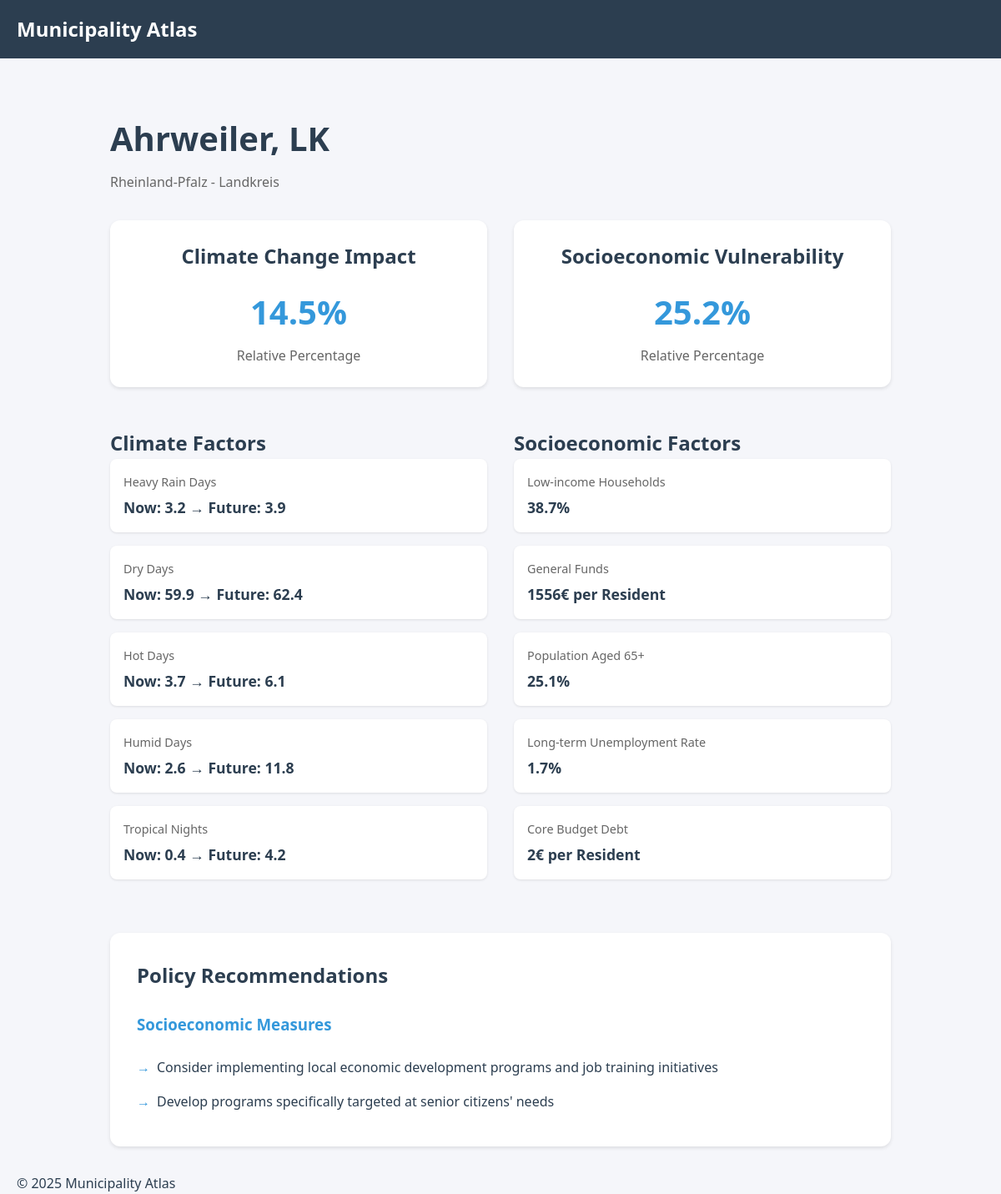
Screenshot of /district/Ahrweiler, LK with the database file from the repository.
### app/models.py (models this page shows)
class District(db.Model):
    id = db.Column(db.Integer, primary_key=True)
    kommune = db.Column(db.String(100), nullable=False)
    bundesland = db.Column(db.String(100))
    low_income = db.Column(db.Float)
    general_funds = db.Column(db.Float)
    elderly_percentage = db.Column(db.Float)
    long_term_unemployment = db.Column(db.Float)
    debt = db.Column(db.Float)
    admin_type = db.Column(db.String(100))
    socioeconomic_vulnerability = db.Column(db.Float)
    heavy_rain_current = db.Column(db.Float)
    heavy_rain_future = db.Column(db.Float)
    dry_days_current = db.Column(db.Float)
    dry_days_future = db.Column(db.Float)
    hot_days_current = db.Column(db.Float)
    hot_days_future = db.Column(db.Float)
    humid_days_current = db.Column(db.Float)
    humid_days_future = db.Column(db.Float)
    tropical_nights_current = db.Column(db.Float)
    tropical_nights_future = db.Column(db.Float)
    climate_vulnerability = db.Column(db.Float)

### app/routes.py (the view)
@main.route('/district/<kommune>')
def district_details(kommune):
    district = District.query.filter_by(kommune=kommune).first_or_404()
    socio_percentile = District.query.filter(
        District.socioeconomic_vulnerability < district.socioeconomic_vulnerability
    ).count() / District.query.count() * 100
    climate_percentile = District.query.filter(
        District.climate_vulnerability < district.climate_vulnerability
    ).count() / District.query.count() * 100
    recommendations = get_policy_recommendations(district)
    return render_template('district.html',
                         district=district,
                         socio_percentile=socio_percentile,
                         climate_percentile=climate_percentile,
                         recommendations=recommendations)

### app/templates/district.html (shortened to what this page needs)
{% extends "base.html" %}
{% block content %}
<div class="district-container">
    <h1>{{ district.kommune }}</h1>
    <p class="subtitle">{{ district.bundesland }} - {{ district.admin_type }}</p>
    <div class="vulnerability-indices">
        <div class="index-card">
            <h2>Climate Change Impact</h2>
            <div class="percentile">
                <span class="number">{{ "%.1f"|format(climate_percentile) }}%</span>
                <span class="label">Relative Percentage</span>
            </div>
        </div>
        <div class="index-card">
            <h2>Socioeconomic Vulnerability</h2>
            <div class="percentile">
                <span class="number">{{ "%.1f"|format(socio_percentile) }}%</span>
                <span class="label">Relative Percentage</span>
            </div>
        </div>
    </div>
    <div class="data-grid">
        <div class="climate-data">
            <h2>Climate Factors</h2>
            <div class="data-item">
                <span class="label">Heavy Rain Days</span>
                <span class="value">
                    Now: {{ "%.1f"|format(district.heavy_rain_current) }}
                    → Future: {{ "%.1f"|format(district.heavy_rain_current + district.heavy_rain_future) }}
                </span>
            </div>
            <div class="data-item">
                <span class="label">Dry Days</span>
                <span class="value">
                    Now: {{ "%.1f"|format(district.dry_days_current) }}
                    → Future: {{ "%.1f"|format(district.dry_days_current + district.dry_days_future) }}
                </span>
            </div>
            <div class="data-item">
                <span class="label">Hot Days</span>
                <span class="value">
                    Now: {{ "%.1f"|format(district.hot_days_current) }}
                    → Future: {{ "%.1f"|format(district.hot_days_current + district.hot_days_future) }}
                </span>
            </div>
            <div class="data-item">
                <span class="label">Humid Days</span>
                <span class="value">
                    Now: {{ "%.1f"|format(district.humid_days_current) }}
                    → Future: {{ "%.1f"|format(district.humid_days_current + district.humid_days_future) }}
                </span>
            </div>
            <div class="data-item">
                <span class="label">Tropical Nights</span>
                <span class="value">
                    Now: {{ "%.1f"|format(0.4) }}
                    → Future: {{ "%.1f"|format(0.4 + 3.8) }}
                </span>
            </div>
        </div>
        <div class="socioeconomic-data">
            <h2>Socioeconomic Factors</h2>
            <div class="data-item">
                <span class="label">Low-income Households</span>
                <span class="value">{{ "%.1f"|format(district.low_income) }}%</span>
            </div>
            <div class="data-item">
                <span class="label">General Funds</span>
                <span class="value">{{ "%.0f"|format(1556) }}€ per Resident</span>
            </div>
            <div class="data-item">
                <span class="label">Population Aged 65+</span>
                <span class="value">{{ "%.1f"|format(district.elderly_percentage) }}%</span>
            </div>
            <div class="data-item">
                <span class="label">Long-term Unemployment Rate</span>
                <span class="value">{{ "%.1f"|format(district.long_term_unemployment) }}%</span>
            </div>
            <div class="data-item">
                <span class="label">Core Budget Debt</span>
                <span class="value">{{ "%.0f"|format(district.debt) }}€ per Resident</span>
            </div>
        </div>
    </div>
    {% if recommendations %}
    <div class="recommendations">
        <h2>Policy Recommendations</h2>
        {% if recommendations.socioeconomic %}
        <div class="recommendation-section">
            <h3>Socioeconomic Measures</h3>
            <ul>
                {% for rec in recommendations.socioeconomic %}
                <li>{{ rec }}</li>
                {% endfor %}
            </ul>
        </div>
        {% endif %}
    </div>
    {% endif %}
</div>
{% endblock %}

### app/templates/base.html (shortened to what this page needs)
<!DOCTYPE html>
<html lang="en">
<head>
    <link rel="stylesheet" href="{{ url_for('static', filename='css/style.css') }}">
</head>
<body>
    <nav>
        <div class="container">
            <a href="/" class="logo">Municipality Atlas</a>
        </div>
    </nav>
    <main class="container">
        {% block content %}{% endblock %}
    </main>
    <footer>
        <div class="container">
            <p>&copy; 2025 Municipality Atlas</p>
        </div>
    </footer>
</body>
</html>

### app/static/css/style.css (style rules this page uses)
:root { --primary-color: #2C3E50; --secondary-color: #3498DB; --background-color: #F5F6FA; --text-color: #2C3E50; --border-color: #E0E0E0; --card-background: #FFFFFF; --success-color: #2ECC71; --warning-color: #F1C40F; }
* { margin: 0; padding: 0; box-sizing: border-box; }
body { font-family: 'Segoe UI', Tahoma, Geneva, Verdana, sans-serif; line-height: 1.6; color: var(--text-color); background-color: var(--background-color); }
.container { max-width: 1200px; margin: 0 auto; padding: 0 20px; }
nav { background-color: var(--primary-color); padding: 1rem 0; margin-bottom: 2rem; }
.logo { color: white; text-decoration: none; font-size: 1.5rem; font-weight: bold; }
.district-container { max-width: 1000px; margin: 0 auto; padding: 2rem; }
.district-container h1 { font-size: 2.5rem; margin-bottom: 0.5rem; }
.subtitle { color: #666; margin-bottom: 2rem; }
.vulnerability-indices { display: grid; grid-template-columns: repeat(auto-fit, minmax(250px, 1fr)); gap: 2rem; margin-bottom: 3rem; }
.index-card { background: var(--card-background); padding: 1.5rem; border-radius: 12px; box-shadow: 0 2px 4px rgba(0, 0, 0, 0.1); text-align: center; }
.percentile { margin-top: 1rem; }
.percentile .number { font-size: 2.5rem; font-weight: bold; color: var(--secondary-color); }
.percentile .label { display: block; color: #666; margin-top: 0.5rem; }
.data-grid { display: grid; grid-template-columns: repeat(auto-fit, minmax(300px, 1fr)); gap: 2rem; margin-bottom: 3rem; }
.data-item { background: var(--card-background); padding: 1rem; border-radius: 8px; margin-bottom: 1rem; box-shadow: 0 1px 3px rgba(0, 0, 0, 0.1); }
.data-item .label { display: block; color: #666; font-size: 0.9rem; }
.data-item .value { display: block; font-size: 1.1rem; font-weight: 600; margin-top: 0.3rem; }
.recommendations { background: var(--card-background); padding: 2rem; border-radius: 12px; margin-top: 3rem; box-shadow: 0 2px 4px rgba(0, 0, 0, 0.1); }
.recommendation-section { margin-top: 1.5rem; }
.recommendation-section h3 { color: var(--secondary-color); margin-bottom: 1rem; }
.recommendation-section ul { list-style-type: none; }
.recommendation-section li { padding: 0.5rem 0; padding-left: 1.5rem; position: relative; }
.recommendation-section li:before { content: "→"; position: absolute; left: 0; color: var(--secondary-color); }

### rows the page displays
District: kommune "Ahrweiler, LK", bundesland "Rheinland-Pfalz", admin_type "Landkreis", heavy_rain_current "3.2", district.heavy_rain_current+district.heavy_rain_future "3.9", dry_days_current "59.9", district.dry_days_current+district.dry_days_future "62.4", hot_days_current "3.7", district.hot_days_current+district.hot_days_future "6.1", humid_days_current "2.6", district.humid_days_current+district.humid_days_future "11.8", low_income "38.7", elderly_percentage "25.1", long_term_unemployment "1.7", debt "2"

### other values shown
{{ "%.1f"|format(climate_percentile) }} "14.5"
{{ "%.1f"|format(socio_percentile) }} "25.2"
{{ "%.1f"|format(0.4) }} "0.4"
{{ "%.1f"|format(0.4 + 3.8) }} "4.2"
{{ "%.0f"|format(1556) }} "1556"
{{ rec }} "Consider implementing local economic development programs and job training initiatives" "Develop programs specifically targeted at senior citizens' needs"
